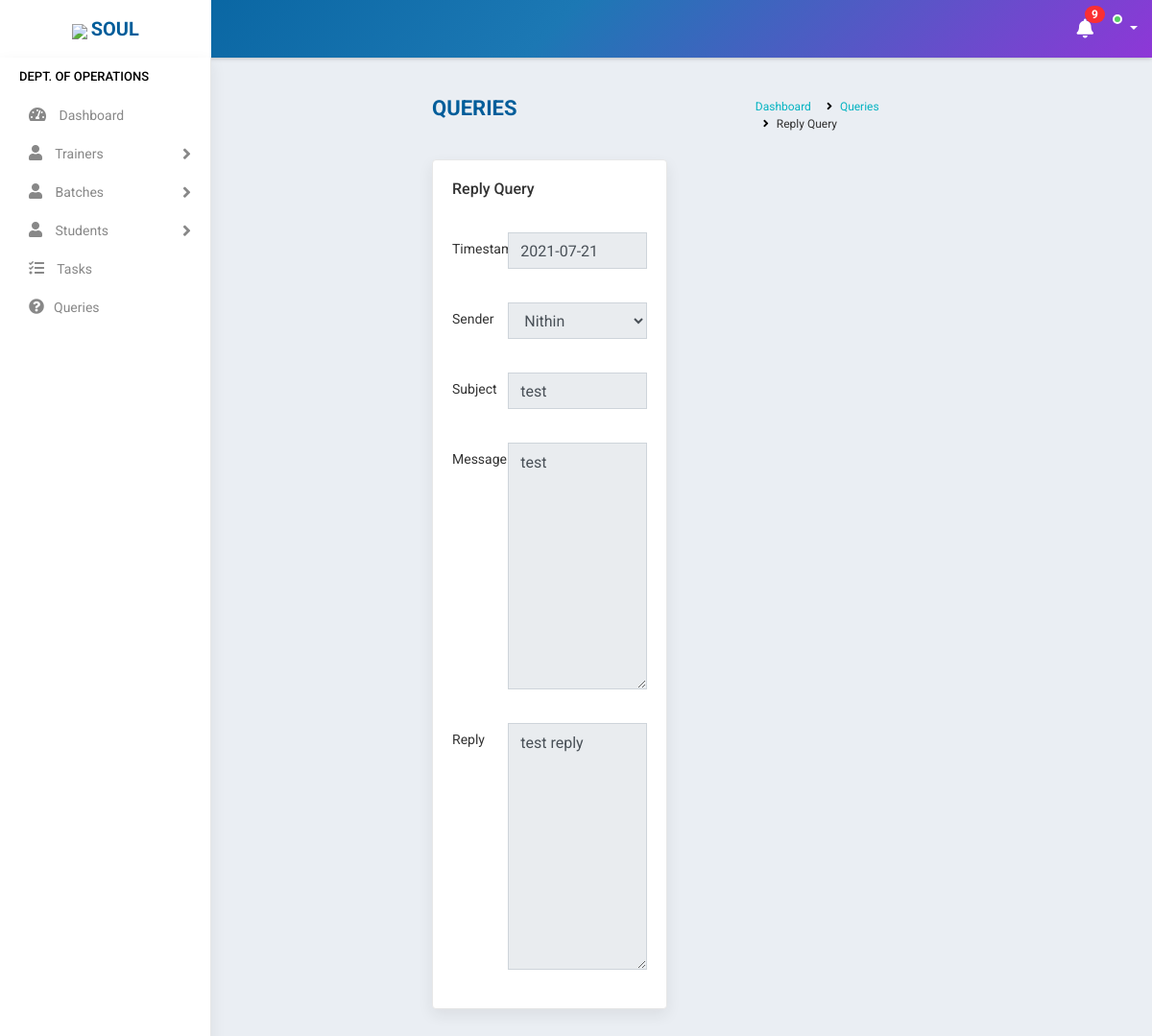
The page /view_reply/5/ (signed in) on the database its author committed.
### accounts/models.py (models this page shows, shortened)
class Query(models.Model):
    sender = models.ForeignKey(Student, on_delete=models.CASCADE,related_name='sender',null=True,blank=True)
    receiver = models.ForeignKey(Staff,on_delete=models.CASCADE,related_name='receiver',null=True,limit_choices_to={'stype':"1"})
    subject = models.CharField(max_length=400,null=True)
    message = models.TextField(max_length=1500,null=True)
    reply = models.TextField(max_length=1500, null=True, blank=True)
    datetime = models.DateField(default=datetime.datetime.now(),null=True, blank=True)
    modified = models.DateTimeField(auto_now=True,null=True, blank=True)
    status = models.CharField(max_length=100,choices=(('Not replied','Not replied'),('Replied','Replied')),default='Not replied',blank=True)

### accounts/views.py (the view)
# urls.py: path('view_reply/<id>/',ViewQReply.as_view(),name='view_reply'),
class ViewQReply(View):
    def get(self, request,id):
        user=request.user
        if user.is_authenticated:
            try:
                s = Student.objects.get(user=user)
                note = Notification.objects.filter(receiver=user).filter(status="Not Read").order_by('-datetime')
                no_count = note.count()
                q=Query.objects.get(id=id)
                form = QuerySendForm(instance=q)
                return render(request,'students/reply.html',{'s':s,'no_count':no_count,'note':note,'form':form})
            except:
                return redirect('home')
        return redirect('logout')

### accounts/forms.py
class QuerySendForm(ModelForm):
    class Meta:
        model = Query
        fields = ['sender','receiver','subject','message','reply','datetime']

### accounts/models.py (called while the page is built)
    def __str__(self):
        return self.name

### accounts/templates/students/reply.html (shortened to what this page needs)
{% extends 'accounts/main.html' %}
    {% block content %}
<div class="main-wrapper">
    {% include 'accounts/navbar.html' %}
    {% include 'accounts/sidebar_operations.html' %}
    <div class="page-wrapper">
        <div class="content container-fluid">
            <div class="page-header">
                <div class="row">
                    <div class="col-lg-7 col-md-12 col-sm-12 col-12">
                        <h5 class="text-uppercase">Queries</h5>
                    </div>
                    <div class="col-lg-5 col-md-12 col-sm-12 col-12">
                        <ul class="list-inline breadcrumb float-right">
                        <li class="list-inline-item"><a href="{% url 'home' %}">Dashboard</a></li>
                        <li class="list-inline-item"><a href="{% url 'view_query_reply' %}">Queries</a></li>
                        <li class="list-inline-item">Reply Query</li>
                        </ul>
                    </div>
                </div>
            </div>
            <div class="row">
                <div class="col-md-6">
                <div class="card-box">
                    <h4 class="card-title">Reply Query</h4>
                    <br>
                    <form method="post"action>
                        <div class="form-group row">
                            <label class="col-md-3 col-form-label">Timestamp</label>
                            <div class="col-md-9">
                                {% load widget_tweaks %}
                                {% render_field form.datetime class="form-control" disabled="True" %}
                            </div>
                        </div>
                        <div class="form-group row">
                            <label class="col-md-3 col-form-label">Sender</label>
                            <div class="col-md-9">
                                {% render_field form.sender class="form-control" disabled="True" %}
                            </div>
                        </div>
                        <div class="form-group row">
                            <label class="col-md-3 col-form-label">Subject</label>
                            <div class="col-md-9">
                                {% render_field form.subject class="form-control" disabled="True" %}
                            </div>
                        </div>
                        <div class="form-group row">
                            <label class="col-md-3 col-form-label">Message</label>
                            <div class="col-md-9">
                                {% render_field form.message class="form-control" disabled="True" %}
                            </div>
                        </div>
                        <div class="form-group row">
                            <label class="col-md-3 col-form-label">Reply</label>
                            <div class="col-md-9">
                                {% render_field form.reply class="form-control" disabled="True" %}
                            </div>
                        </div>
                    </form>
                </div>
            </div>
        </div>
    </div>
    {% endblock %}

### rows shown on the page
Query: datetime "2021-07-21", sender "Nithin", subject "test", message "test", reply "test reply"

### other values the page prints
{{ no_count }} "9"
